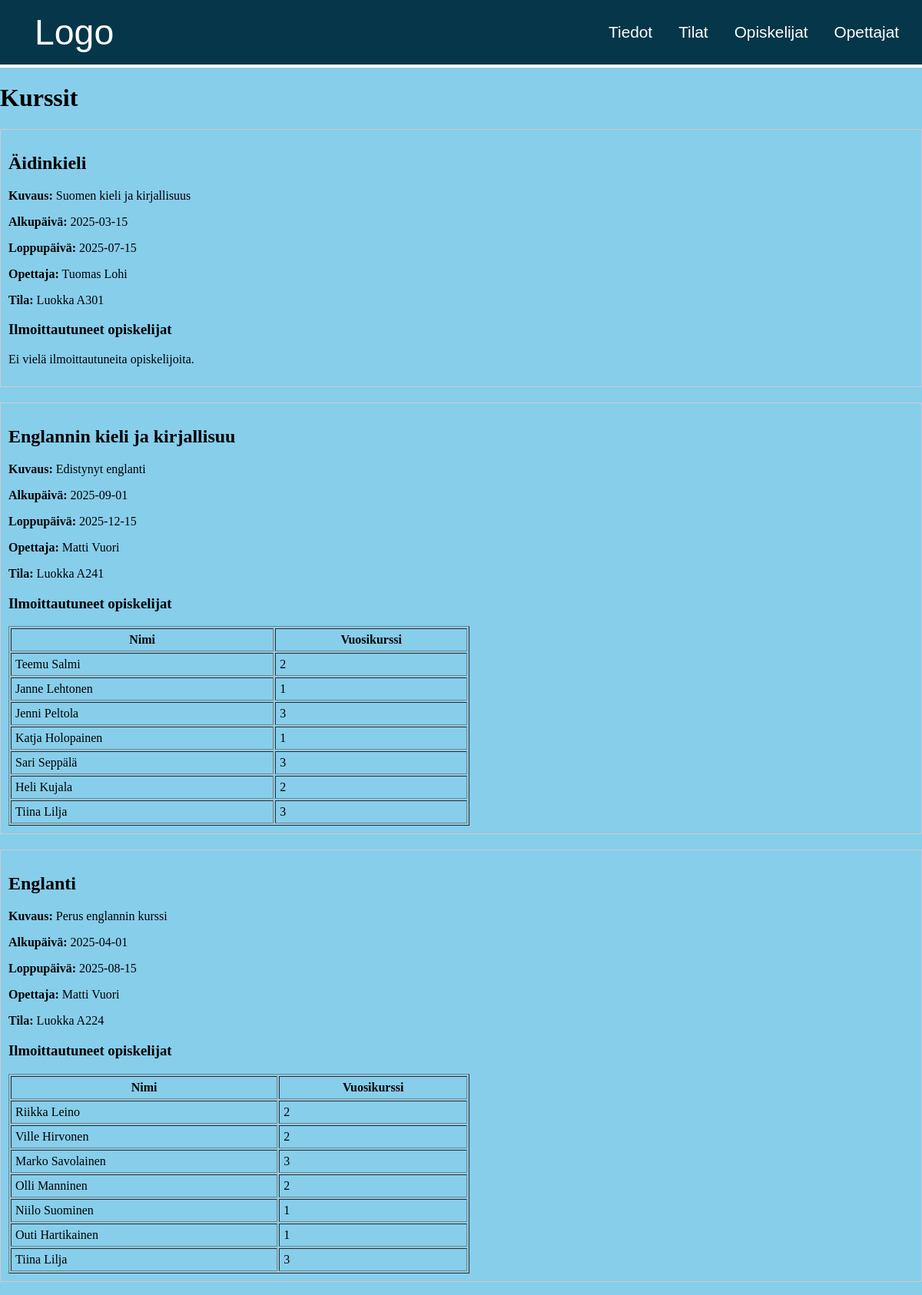
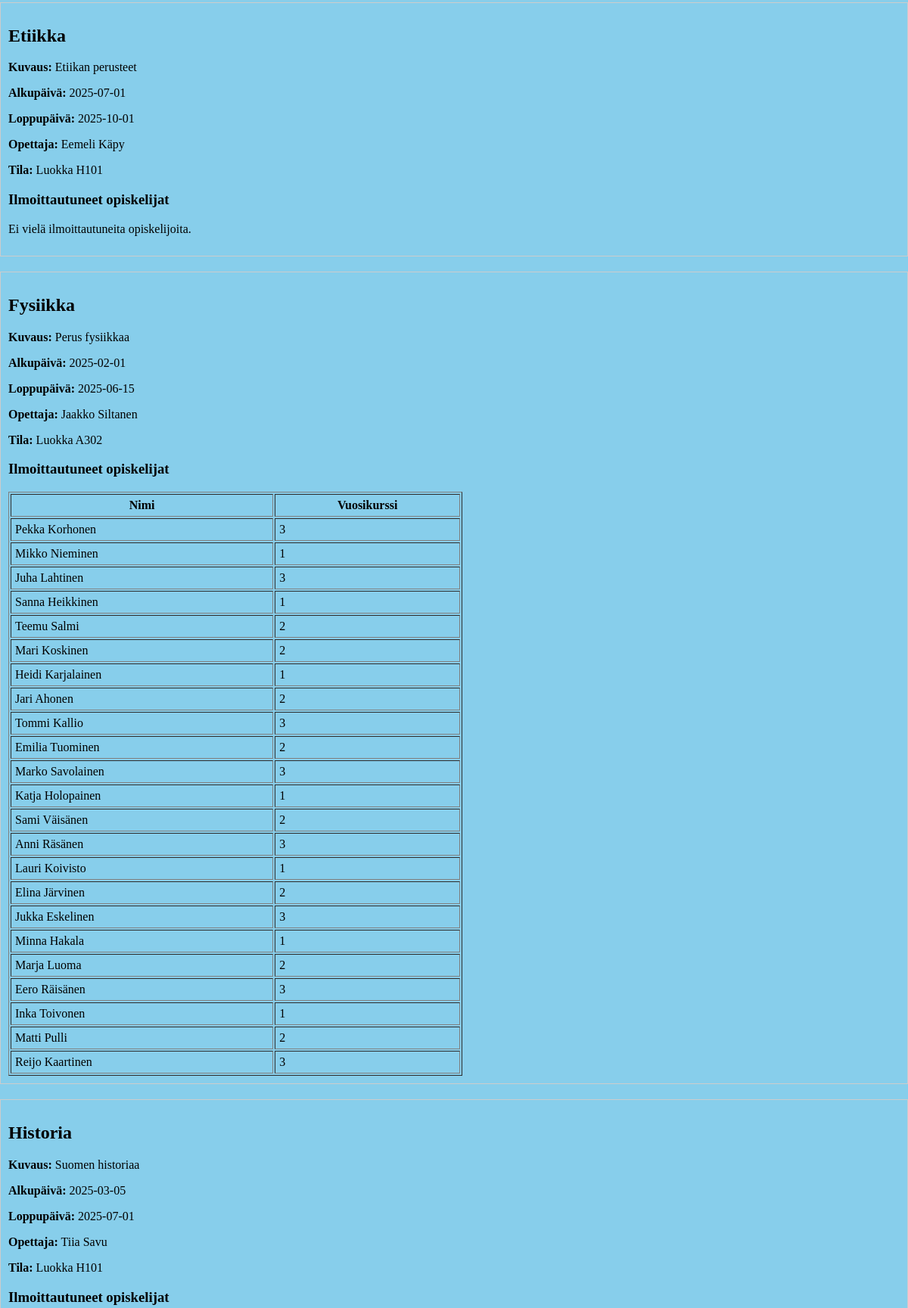
The app's page /Koodi/kurssit.php (upper part) with its own data (2 pictures, top to bottom).
### tables this page shows
CREATE TABLE `kurssit` (
  `Tunnus` int(11) NOT NULL,
  `Nimi` varchar(30) NOT NULL,
  `Kuvaus` text NOT NULL,
  `Alkupaiva` date NOT NULL,
  `Loppupaiva` date NOT NULL,
  `Opettaja` int(11) NOT NULL,
  `Tila` int(11) NOT NULL
);

CREATE TABLE `opettajat` (
  `Tunnusnumero` int(11) NOT NULL,
  `Etunimi` varchar(30) NOT NULL,
  `Sukunimi` varchar(30) NOT NULL,
  `Aine` varchar(30) NOT NULL
);

CREATE TABLE `tilat` (
  `Tunnus` int(11) NOT NULL,
  `Nimi` varchar(30) NOT NULL,
  `Kapasiteetti` int(11) NOT NULL
);

CREATE TABLE `opiskelijat` (
  `Opiskelijanumero` int(11) NOT NULL,
  `Etunimi` varchar(20) NOT NULL,
  `Sukunimi` varchar(20) NOT NULL,
  `Syntymapaiva` date NOT NULL,
  `Vuosikurssi` int(11) NOT NULL
);

### Koodi/kurssit.php (the view, shortened to what this page needs)
<?php
include 'yhteys.php';
$sql = "SELECT k.Tunnus, k.Nimi, k.Kuvaus, k.Alkupaiva, k.Loppupaiva,
               o.Etunimi, o.Sukunimi,
               t.Nimi AS tila_nimi
        FROM kurssit k
        LEFT JOIN opettajat o ON k.Opettaja = o.Tunnusnumero
        LEFT JOIN tilat t ON k.Tila = t.Tunnus
        ORDER BY k.Nimi";
$stmt = $yhteys->query($sql);
$kurssit = $stmt->fetchAll(PDO::FETCH_ASSOC);
?>
<!DOCTYPE html>
<html lang="fi">
<head>
    <link rel="stylesheet" href="styles.css">
</head>
<body>
    <div class="header">
        <a href="index.php" class="logo">Logo</a>
        <div class="items">
            <a href="tiedot.php">Tiedot</a>
            <a href="tilat.php">Tilat</a>
            <a href="opiskelijat.php">Opiskelijat</a>
            <a href="opettajat.php">Opettajat</a>
        </div>
    </div>
    <div class="content">
        <h1>Kurssit</h1>
        <?php foreach ($kurssit as $kurssi): ?>
            <div class="course-box" style="border:1px solid #ccc; padding:10px; margin-bottom:20px;">
                <h2><?= htmlspecialchars($kurssi['Nimi']) ?></h2>
                <p><strong>Kuvaus:</strong> <?= nl2br(htmlspecialchars($kurssi['Kuvaus'])) ?></p>
                <p><strong>Alkupäivä:</strong> <?= htmlspecialchars($kurssi['Alkupaiva']) ?></p>
                <p><strong>Loppupäivä:</strong> <?= htmlspecialchars($kurssi['Loppupaiva']) ?></p>
                <p><strong>Opettaja:</strong> <?= htmlspecialchars($kurssi['Etunimi'] . ' ' . $kurssi['Sukunimi']) ?></p>
                <p><strong>Tila:</strong> <?= htmlspecialchars($kurssi['tila_nimi']) ?></p>
                <h3>Ilmoittautuneet opiskelijat</h3>
                <?php
                $sql2 = "SELECT o.Etunimi, o.Sukunimi, o.Vuosikurssi
                         FROM kurssikirjautuminen kk
                         JOIN opiskelijat o ON kk.Opiskelija = o.Opiskelijanumero
                         WHERE kk.Kurssi = ?";
                $stmt2 = $yhteys->prepare($sql2);
                $stmt2->execute([$kurssi['Tunnus']]);
                $opiskelijat = $stmt2->fetchAll(PDO::FETCH_ASSOC);
                ?>
                <?php if (empty($opiskelijat)): ?>
                    <p>Ei vielä ilmoittautuneita opiskelijoita.</p>
                <?php else: ?>
                    <table border="1" cellpadding="5" style="width:100%; max-width:600px;">
                        <tr>
                            <th>Nimi</th>
                            <th>Vuosikurssi</th>
                        </tr>
                        <?php foreach ($opiskelijat as $op): ?>
                        <tr>
                            <td><?= htmlspecialchars($op['Etunimi'] . ' ' . $op['Sukunimi']) ?></td>
                            <td><?= htmlspecialchars($op['Vuosikurssi']) ?></td>
                        </tr>
                        <?php endforeach; ?>
                    </table>
                <?php endif; ?>
            </div>
        <?php endforeach; ?>
    </div>
</body>
</html>

### Koodi/styles.css (style rules this page uses)
html, body { margin: 0; padding: 0; background-color: skyblue; min-height: 150vh; width: 100%; display: flex; flex-direction: column; }
.header { display: flex; justify-content: space-between; align-items: center; padding: 15px; background-color: rgb(5, 54, 73); border-bottom: 0.3rem solid white; }
.header a { padding: 10px 15px; transition: all 0.3s ease; }
.header a { margin: 0; color: white; text-decoration: none; font-size: 1.3rem; font-family: 'Gill Sans', 'Gill Sans MT', Calibri, 'Trebuchet MS', sans-serif; transition: all 0.3s ease; }
.header .logo { align-items: center; padding: 0; text-align: left; color: white; margin-left: 30px; text-decoration: none; font-size: 2.9rem; }

### records on screen
kurssit: Nimi "Äidinkieli", Kuvaus "Suomen kieli ja kirjallisuus", Alkupaiva "2025-03-15", Loppupaiva "2025-07-15", Opettaja.Sukunimi "Tuomas Lohi", Tila.Nimi "Luokka A301", shows "Ei vielä ilmoittautuneita opiskelijoita."
kurssit: Nimi "Englannin kieli ja kirjallisuu", Kuvaus "Edistynyt englanti", Alkupaiva "2025-09-01", Loppupaiva "2025-12-15", Opettaja.Sukunimi "Matti Vuori", Tila.Nimi "Luokka A241"
opiskelijat: Etunimi+Sukunimi "Teemu Salmi", Vuosikurssi "2"
opiskelijat: Etunimi+Sukunimi "Janne Lehtonen", Vuosikurssi "1"
opiskelijat: Etunimi+Sukunimi "Jenni Peltola", Vuosikurssi "3"
opiskelijat: Etunimi+Sukunimi "Katja Holopainen", Vuosikurssi "1"
opiskelijat: Etunimi+Sukunimi "Sari Seppälä", Vuosikurssi "3"
opiskelijat: Etunimi+Sukunimi "Heli Kujala", Vuosikurssi "2"
opiskelijat: Etunimi+Sukunimi "Tiina Lilja", Vuosikurssi "3"
kurssit: Nimi "Englanti", Kuvaus "Perus englannin kurssi", Alkupaiva "2025-04-01", Loppupaiva "2025-08-15", Opettaja.Sukunimi "Matti Vuori", Tila.Nimi "Luokka A224"
opiskelijat: Etunimi+Sukunimi "Riikka Leino", Vuosikurssi "2"
opiskelijat: Etunimi+Sukunimi "Ville Hirvonen", Vuosikurssi "2"
opiskelijat: Etunimi+Sukunimi "Marko Savolainen", Vuosikurssi "3"
opiskelijat: Etunimi+Sukunimi "Olli Manninen", Vuosikurssi "2"
opiskelijat: Etunimi+Sukunimi "Niilo Suominen", Vuosikurssi "1"
opiskelijat: Etunimi+Sukunimi "Outi Hartikainen", Vuosikurssi "1"
kurssit: Nimi "Etiikka", Kuvaus "Etiikan perusteet", Alkupaiva "2025-07-01", Loppupaiva "2025-10-01", Opettaja.Sukunimi "Eemeli Käpy", Tila.Nimi "Luokka H101", shows "Ei vielä ilmoittautuneita opiskelijoita."
kurssit: Nimi "Fysiikka", Kuvaus "Perus fysiikkaa", Alkupaiva "2025-02-01", Loppupaiva "2025-06-15", Opettaja.Sukunimi "Jaakko Siltanen", Tila.Nimi "Luokka A302"
opiskelijat: Etunimi+Sukunimi "Pekka Korhonen", Vuosikurssi "3"
opiskelijat: Etunimi+Sukunimi "Mikko Nieminen", Vuosikurssi "1"
opiskelijat: Etunimi+Sukunimi "Juha Lahtinen", Vuosikurssi "3"
opiskelijat: Etunimi+Sukunimi "Sanna Heikkinen", Vuosikurssi "1"
opiskelijat: Etunimi+Sukunimi "Mari Koskinen", Vuosikurssi "2"
opiskelijat: Etunimi+Sukunimi "Heidi Karjalainen", Vuosikurssi "1"
opiskelijat: Etunimi+Sukunimi "Jari Ahonen", Vuosikurssi "2"
opiskelijat: Etunimi+Sukunimi "Tommi Kallio", Vuosikurssi "3"
opiskelijat: Etunimi+Sukunimi "Emilia Tuominen", Vuosikurssi "2"
opiskelijat: Etunimi+Sukunimi "Sami Väisänen", Vuosikurssi "2"
opiskelijat: Etunimi+Sukunimi "Anni Räsänen", Vuosikurssi "3"
opiskelijat: Etunimi+Sukunimi "Lauri Koivisto", Vuosikurssi "1"
opiskelijat: Etunimi+Sukunimi "Elina Järvinen", Vuosikurssi "2"
opiskelijat: Etunimi+Sukunimi "Jukka Eskelinen", Vuosikurssi "3"
opiskelijat: Etunimi+Sukunimi "Minna Hakala", Vuosikurssi "1"
opiskelijat: Etunimi+Sukunimi "Marja Luoma", Vuosikurssi "2"
opiskelijat: Etunimi+Sukunimi "Eero Räisänen", Vuosikurssi "3"
opiskelijat: Etunimi+Sukunimi "Inka Toivonen", Vuosikurssi "1"
opiskelijat: Etunimi+Sukunimi "Matti Pulli", Vuosikurssi "2"
opiskelijat: Etunimi+Sukunimi "Reijo Kaartinen", Vuosikurssi "3"
kurssit: Nimi "Historia", Kuvaus "Suomen historiaa", Alkupaiva "2025-03-05", Loppupaiva "2025-07-01", Opettaja.Sukunimi "Tiia Savu", Tila.Nimi "Luokka H101"
